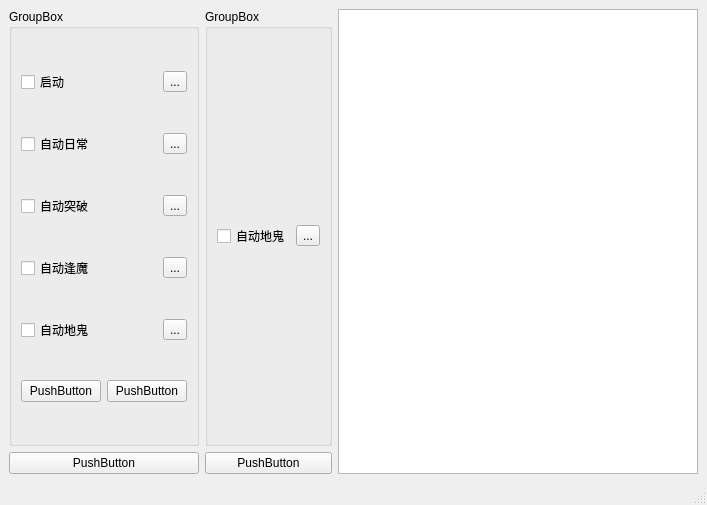
<?xml version="1.0" encoding="UTF-8"?>
<ui version="4.0">
 <class>MainWindow</class>
 <widget class="QMainWindow" name="MainWindow">
  <property name="geometry">
   <rect>
    <x>0</x>
    <y>0</y>
    <width>707</width>
    <height>505</height>
   </rect>
  </property>
  <property name="windowTitle">
   <string>MainWindow</string>
  </property>
  <widget class="QWidget" name="centralwidget">
   <layout class="QHBoxLayout" name="horizontalLayout_2">
    <item>
     <layout class="QHBoxLayout" name="horizontalLayout">
      <item>
       <layout class="QVBoxLayout" name="verticalLayout">
        <item>
         <widget class="QGroupBox" name="task_check">
          <property name="title">
           <string>GroupBox</string>
          </property>
          <property name="checkable">
           <bool>false</bool>
          </property>
          <layout class="QVBoxLayout" name="verticalLayout_4">
           <item>
            <layout class="QHBoxLayout" name="horizontalLayout_3">
             <item>
              <widget class="QCheckBox" name="checkBox_5">
               <property name="text">
                <string>启动</string>
               </property>
              </widget>
             </item>
             <item>
              <widget class="QToolButton" name="toolButton">
               <property name="text">
                <string>...</string>
               </property>
              </widget>
             </item>
            </layout>
           </item>
           <item>
            <layout class="QHBoxLayout" name="horizontalLayout_7">
             <item>
              <widget class="QCheckBox" name="checkBox_9">
               <property name="text">
                <string>自动日常</string>
               </property>
              </widget>
             </item>
             <item>
              <widget class="QToolButton" name="toolButton_5">
               <property name="text">
                <string>...</string>
               </property>
              </widget>
             </item>
            </layout>
           </item>
           <item>
            <layout class="QHBoxLayout" name="horizontalLayout_6">
             <item>
              <widget class="QCheckBox" name="checkBox_8">
               <property name="text">
                <string>自动突破</string>
               </property>
              </widget>
             </item>
             <item>
              <widget class="QToolButton" name="toolButton_4">
               <property name="text">
                <string>...</string>
               </property>
              </widget>
             </item>
            </layout>
           </item>
           <item>
            <layout class="QHBoxLayout" name="horizontalLayout_5">
             <item>
              <widget class="QCheckBox" name="checkBox_7">
               <property name="text">
                <string>自动逢魔</string>
               </property>
              </widget>
             </item>
             <item>
              <widget class="QToolButton" name="toolButton_3">
               <property name="text">
                <string>...</string>
               </property>
              </widget>
             </item>
            </layout>
           </item>
           <item>
            <layout class="QHBoxLayout" name="horizontalLayout_4">
             <item>
              <widget class="QCheckBox" name="checkBox_6">
               <property name="text">
                <string>自动地鬼</string>
               </property>
              </widget>
             </item>
             <item>
              <widget class="QToolButton" name="toolButton_2">
               <property name="text">
                <string>...</string>
               </property>
              </widget>
             </item>
            </layout>
           </item>
           <item>
            <layout class="QHBoxLayout" name="horizontalLayout_8">
             <item>
              <widget class="QPushButton" name="pushButton_4">
               <property name="text">
                <string>PushButton</string>
               </property>
              </widget>
             </item>
             <item>
              <widget class="QPushButton" name="pushButton_3">
               <property name="text">
                <string>PushButton</string>
               </property>
              </widget>
             </item>
            </layout>
           </item>
          </layout>
         </widget>
        </item>
        <item>
         <widget class="QPushButton" name="pushButton">
          <property name="text">
           <string>PushButton</string>
          </property>
         </widget>
        </item>
       </layout>
      </item>
      <item>
       <layout class="QVBoxLayout" name="verticalLayout_2">
        <item>
         <widget class="QGroupBox" name="groupBox_2">
          <property name="title">
           <string>GroupBox</string>
          </property>
          <layout class="QVBoxLayout" name="verticalLayout_5">
           <item>
            <layout class="QHBoxLayout" name="horizontalLayout_9">
             <item>
              <widget class="QCheckBox" name="checkBox_10">
               <property name="text">
                <string>自动地鬼</string>
               </property>
              </widget>
             </item>
             <item>
              <widget class="QToolButton" name="toolButton_6">
               <property name="text">
                <string>...</string>
               </property>
              </widget>
             </item>
            </layout>
           </item>
          </layout>
         </widget>
        </item>
        <item>
         <widget class="QPushButton" name="pushButton_2">
          <property name="text">
           <string>PushButton</string>
          </property>
         </widget>
        </item>
       </layout>
      </item>
      <item>
       <layout class="QVBoxLayout" name="verticalLayout_3">
        <item>
         <widget class="QTextEdit" name="textEdit"/>
        </item>
       </layout>
      </item>
     </layout>
    </item>
   </layout>
  </widget>
  <widget class="QStatusBar" name="statusbar"/>
 </widget>
 <resources/>
 <connections/>
</ui>
